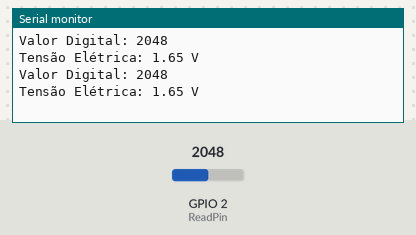
A program run on a simulated ESP32. On the bench: the last lines printed to the serial monitor. The test bench sets the inputs (shaded band); at power-on: GPIO 2 (ReadPin) = 2048 (analog values on the 0–4095 scale).

Above: at 1.8 s.
1.9 s: GPIO 2 (ReadPin) set to 2866
At 2.8 s:
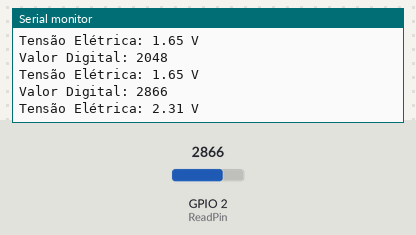
3.4 s: GPIO 2 (ReadPin) set to 3603
At 4.7 s:
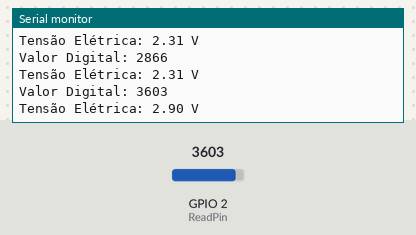
Timing chart, 0 to 6.4 s (numbered marks = the images above; inputs shaded):
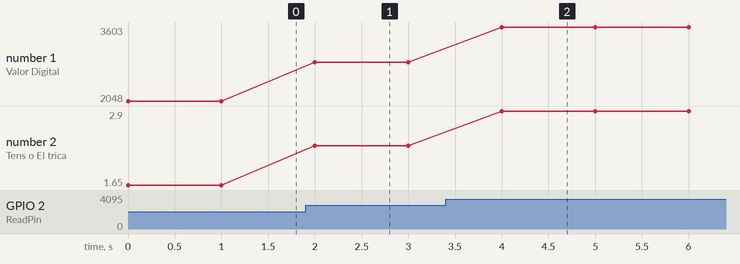

The program:

main.cpp
```cpp
#include <Arduino.h>

const int ReadPin = 2;
int       VdigPot = 0;
float     TensaoPot = 0,
          TensaoDig = 0;

void setup()
{
  Serial.begin(9600);
  analogReadResolution(12);
  analogSetAttenuation(ADC_11db);
  analogSetWidth(12);
}

float signalConv(float ArgAnalog)
{
  TensaoDig = ArgAnalog * 0.80586e-3;
  return(TensaoDig);
}

void readAnalog()
{
  VdigPot = analogRead(ReadPin);
  TensaoPot = signalConv(VdigPot);
}

void printSerial()
{
  if(Serial.availableForWrite() != NULL)
  {
    Serial.printf("Valor Digital: %d \n", VdigPot);
    Serial.printf("Tensão Elétrica: %.2f V \n",TensaoPot);
    delay(1000);
  }
}
void loop()
{
  readAnalog();
  printSerial();
}
```

Measured:
- after the input at 1.9 s, the serial monitor: prints a new line after 0.10 s (image 1)
- after the input at 3.4 s, the serial monitor: prints a new line after 0.60 s (image 2)
- plotted number 1: 2048 → 2866 after the input at 1.9 s, 2866 → 3603 after the input at 3.4 s
- plotted number 2: 1.65 → 2.31 after the input at 1.9 s, 2.31 → 2.9 after the input at 3.4 s
